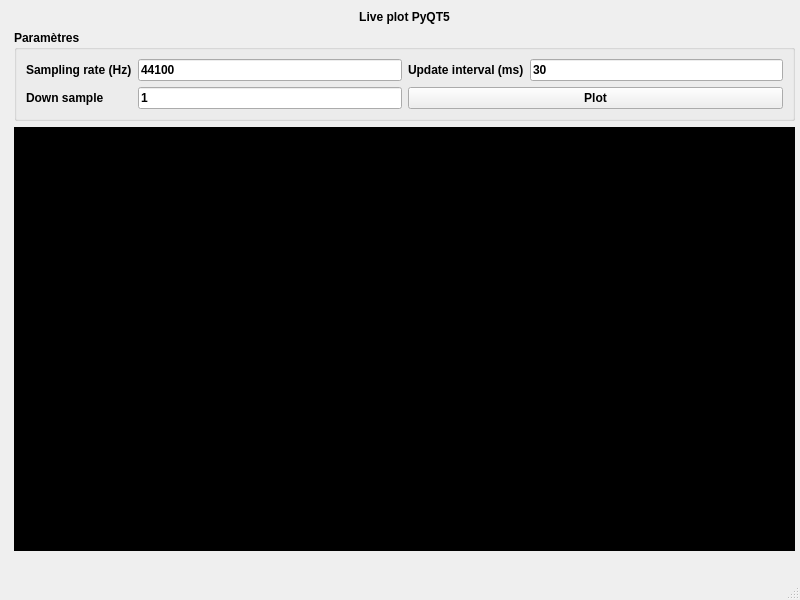
<?xml version="1.0" encoding="UTF-8"?>
<ui version="4.0">
 <class>MainWindow</class>
 <widget class="QMainWindow" name="MainWindow">
  <property name="geometry">
   <rect>
    <x>0</x>
    <y>0</y>
    <width>800</width>
    <height>600</height>
   </rect>
  </property>
  <property name="windowTitle">
   <string>MainWindow</string>
  </property>
  <widget class="QWidget" name="centralwidget">
   <widget class="QWidget" name="layoutWidget">
    <property name="geometry">
     <rect>
      <x>14</x>
      <y>10</y>
      <width>781</width>
      <height>541</height>
     </rect>
    </property>
    <layout class="QGridLayout" name="gridLayout_4">
     <item row="0" column="1">
      <widget class="QLabel" name="label">
       <property name="font">
        <font>
         <weight>75</weight>
         <bold>true</bold>
        </font>
       </property>
       <property name="text">
        <string>&lt;html&gt;&lt;head/&gt;&lt;body&gt;&lt;p&gt;&lt;span style=&quot; font-weight:600;&quot;&gt;Live plot PyQT5&lt;/span&gt;&lt;/p&gt;&lt;/body&gt;&lt;/html&gt;</string>
       </property>
       <property name="alignment">
        <set>Qt::AlignCenter</set>
       </property>
      </widget>
     </item>
     <item row="2" column="0">
      <spacer name="verticalSpacer">
       <property name="orientation">
        <enum>Qt::Vertical</enum>
       </property>
       <property name="sizeHint" stdset="0">
        <size>
         <width>0</width>
         <height>40</height>
        </size>
       </property>
      </spacer>
     </item>
     <item row="3" column="1">
      <spacer name="horizontalSpacer">
       <property name="orientation">
        <enum>Qt::Horizontal</enum>
       </property>
       <property name="sizeHint" stdset="0">
        <size>
         <width>728</width>
         <height>0</height>
        </size>
       </property>
      </spacer>
     </item>
     <item row="2" column="1">
      <widget class="QWidget" name="widget" native="true">
       <property name="sizePolicy">
        <sizepolicy hsizetype="Preferred" vsizetype="Preferred">
         <horstretch>0</horstretch>
         <verstretch>0</verstretch>
        </sizepolicy>
       </property>
       <property name="styleSheet">
        <string notr="true">background-color: rgb(0, 0, 0);</string>
       </property>
      </widget>
     </item>
     <item row="1" column="1">
      <widget class="QGroupBox" name="groupBox">
       <property name="font">
        <font>
         <weight>75</weight>
         <bold>true</bold>
        </font>
       </property>
       <property name="title">
        <string>Paramètres</string>
       </property>
       <layout class="QGridLayout" name="gridLayout_3">
        <item row="0" column="0">
         <layout class="QGridLayout" name="gridLayout_2">
          <item row="0" column="1">
           <widget class="QLineEdit" name="lineEdit_2">
            <property name="text">
             <string>44100</string>
            </property>
           </widget>
          </item>
          <item row="0" column="0">
           <widget class="QLabel" name="label_4">
            <property name="text">
             <string>Sampling rate (Hz)</string>
            </property>
           </widget>
          </item>
          <item row="1" column="0">
           <widget class="QLabel" name="label_5">
            <property name="text">
             <string>Down sample</string>
            </property>
           </widget>
          </item>
          <item row="1" column="1">
           <widget class="QLineEdit" name="lineEdit_3">
            <property name="text">
             <string>1</string>
            </property>
           </widget>
          </item>
         </layout>
        </item>
        <item row="0" column="1">
         <layout class="QVBoxLayout" name="verticalLayout">
          <item>
           <layout class="QGridLayout" name="gridLayout">
            <item row="1" column="0">
             <widget class="QLabel" name="label_6">
              <property name="text">
               <string>Update interval (ms)</string>
              </property>
             </widget>
            </item>
            <item row="1" column="1">
             <widget class="QLineEdit" name="lineEdit_4">
              <property name="text">
               <string>30</string>
              </property>
             </widget>
            </item>
           </layout>
          </item>
          <item>
           <widget class="QPushButton" name="pushButton">
            <property name="text">
             <string>Plot</string>
            </property>
           </widget>
          </item>
         </layout>
        </item>
       </layout>
      </widget>
     </item>
    </layout>
   </widget>
  </widget>
  <widget class="QMenuBar" name="menubar">
   <property name="geometry">
    <rect>
     <x>0</x>
     <y>0</y>
     <width>800</width>
     <height>24</height>
    </rect>
   </property>
  </widget>
  <widget class="QStatusBar" name="statusbar"/>
 </widget>
 <resources/>
 <connections/>
</ui>
